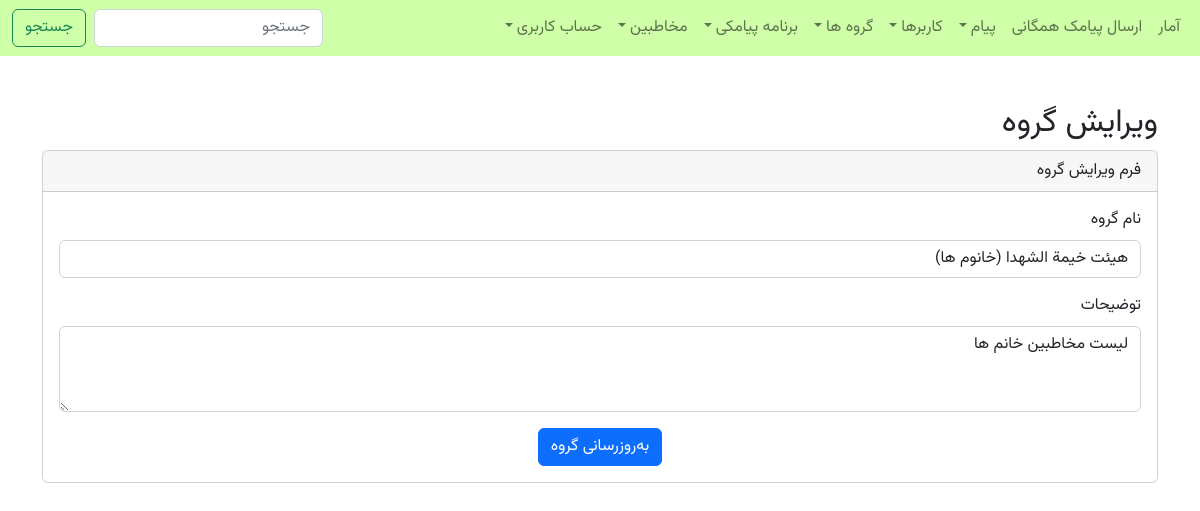
Page /organizations/group/5/edit/ (signed in) on the earlier database version.
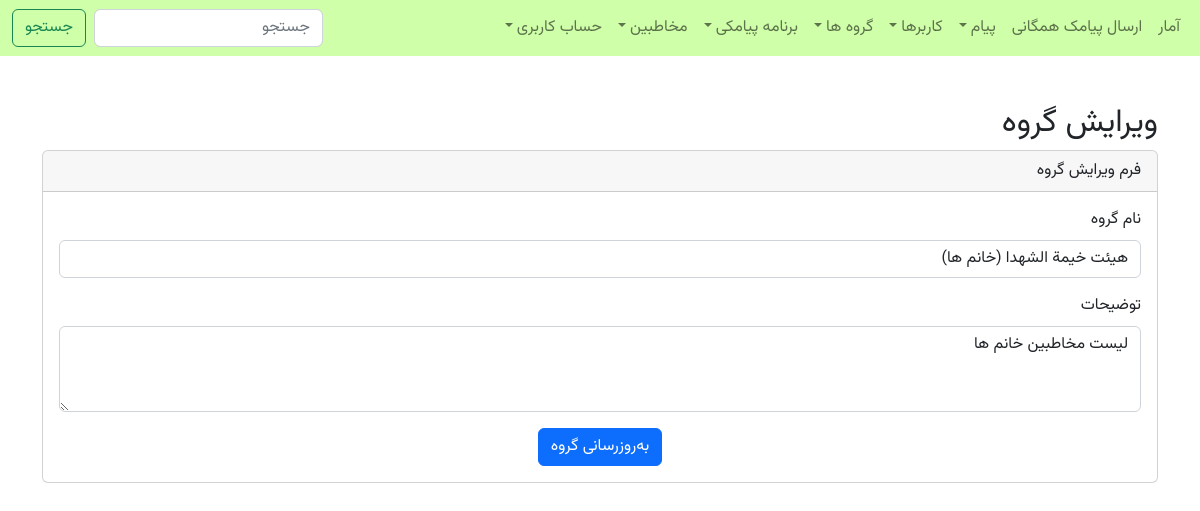
Same page on the later database version.
### organizations/models.py (models this page shows, shortened)
class Group(models.Model):
    name = models.CharField(max_length=255, verbose_name="نام گروه")
    organization = models.ForeignKey(Organization, on_delete=models.CASCADE, verbose_name="سازمان",
                                     related_name='groups')
    created_at = models.DateTimeField(default=timezone.now, verbose_name="تاریخ ایجاد", blank=True, null=True)
    description = models.TextField(blank=True, null=True, verbose_name="توضیحات درباره گروه")
    class Meta:
        verbose_name = 'گروه'
        verbose_name_plural = 'گروه‌ها'

### organizations/views.py (the view, shortened to what this page needs)
# urls.py: path('group/<int:group_id>/edit/', EditGroupView.as_view(), name='group_edit'),
class EditGroupView(GroupAccessRequiredMixin, View):
    def get(self, request, group_id):
        if not request.user.is_authenticated:
            return redirect('login')
        group = get_object_or_404(Group, id=group_id, organization=request.user.organization)
        return render(request, 'organization/group_edit.html', {'group': group})

### organizations/mixins.py (called while the page is built)
    @method_decorator(login_required)
    def dispatch(self, request, *args, **kwargs):
        if not request.user.can_access_groups:
            raise PermissionDenied("شما مجاز به دسترسی به این صفحه نیستید.")
        return super().dispatch(request, *args, **kwargs)

### organizations/templates/organization/group_edit.html (shortened to what this page needs)
{% extends 'base.html' %}
{% load static %}
{% block content %}
    <div class="container mt-5">
        <h2>ویرایش گروه</h2>
        <div class="card">
            <div class="card-header">فرم ویرایش گروه</div>
            <div class="card-body">
                <form method="post">
                    <div class="mb-3">
                        <label for="name" class="form-label">نام گروه</label>
                        <input type="text" class="form-control" id="name" name="name" value="{{ group.name }}" required>
                    </div>
                    <div class="mb-3">
                        <label for="description" class="form-label">توضیحات</label>
                        <textarea class="form-control" id="description" name="description" rows="3">{{ group.description }}</textarea>
                    </div>
                    <div class="d-flex justify-content-center">
                        <button type="submit" class="btn btn-primary">به‌روزرسانی گروه</button>
                    </div>
                </form>
            </div>
        </div>
    </div>
{% endblock %}

Differences in the rows shown:
changed Group "لیست مخاطبین خانم ها": name "هیئت خيمة الشهدا (خانوم ها)" → "هیئت خيمة الشهدا (خانم ها)"
